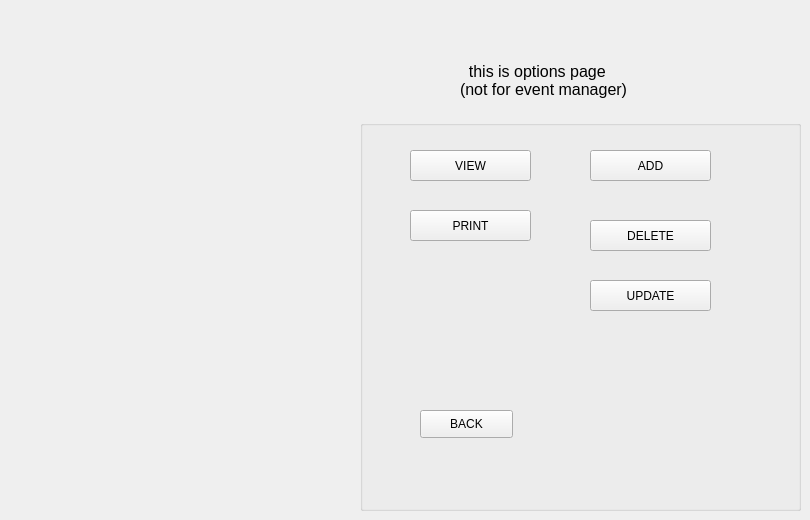
    <widget class="QWidget" name="optionsfortable">
     <widget class="QGroupBox" name="groupBox_9">
      <property name="geometry">
       <rect>
        <x>360</x>
        <y>120</y>
        <width>441</width>
        <height>391</height>
       </rect>
      </property>
      <property name="title">
       <string/>
      </property>
      <widget class="QPushButton" name="user_login_table_viewbutton">
       <property name="geometry">
        <rect>
         <x>50</x>
         <y>30</y>
         <width>121</width>
         <height>31</height>
        </rect>
       </property>
       <property name="text">
        <string>VIEW</string>
       </property>
      </widget>
      <widget class="QPushButton" name="user_login_table_deletebutton">
       <property name="geometry">
        <rect>
         <x>230</x>
         <y>100</y>
         <width>121</width>
         <height>31</height>
        </rect>
       </property>
       <property name="text">
        <string>DELETE</string>
       </property>
      </widget>
      <widget class="QPushButton" name="user_login_table_updatebutton">
       <property name="geometry">
        <rect>
         <x>230</x>
         <y>160</y>
         <width>121</width>
         <height>31</height>
        </rect>
       </property>
       <property name="text">
        <string>UPDATE</string>
       </property>
      </widget>
      <widget class="QPushButton" name="user_login_table_addbutton">
       <property name="geometry">
        <rect>
         <x>230</x>
         <y>30</y>
         <width>121</width>
         <height>31</height>
        </rect>
       </property>
       <property name="text">
        <string>ADD</string>
       </property>
      </widget>
      <widget class="QPushButton" name="user_login_table_printbutton">
       <property name="geometry">
        <rect>
         <x>50</x>
         <y>90</y>
         <width>121</width>
         <height>31</height>
        </rect>
       </property>
       <property name="text">
        <string>PRINT</string>
       </property>
      </widget>
      <widget class="QPushButton" name="user_login_table_backbutton">
       <property name="geometry">
        <rect>
         <x>60</x>
         <y>290</y>
         <width>93</width>
         <height>28</height>
        </rect>
       </property>
       <property name="text">
        <string>BACK</string>
       </property>
      </widget>
     </widget>
     <widget class="QLabel" name="label_11">
      <property name="geometry">
       <rect>
        <x>460</x>
        <y>50</y>
        <width>261</width>
        <height>61</height>
       </rect>
      </property>
      <property name="font">
       <font>
        <pointsize>12</pointsize>
       </font>
      </property>
      <property name="text">
       <string>  this is options page
(not for event manager) </string>
      </property>
     </widget>
    </widget>
